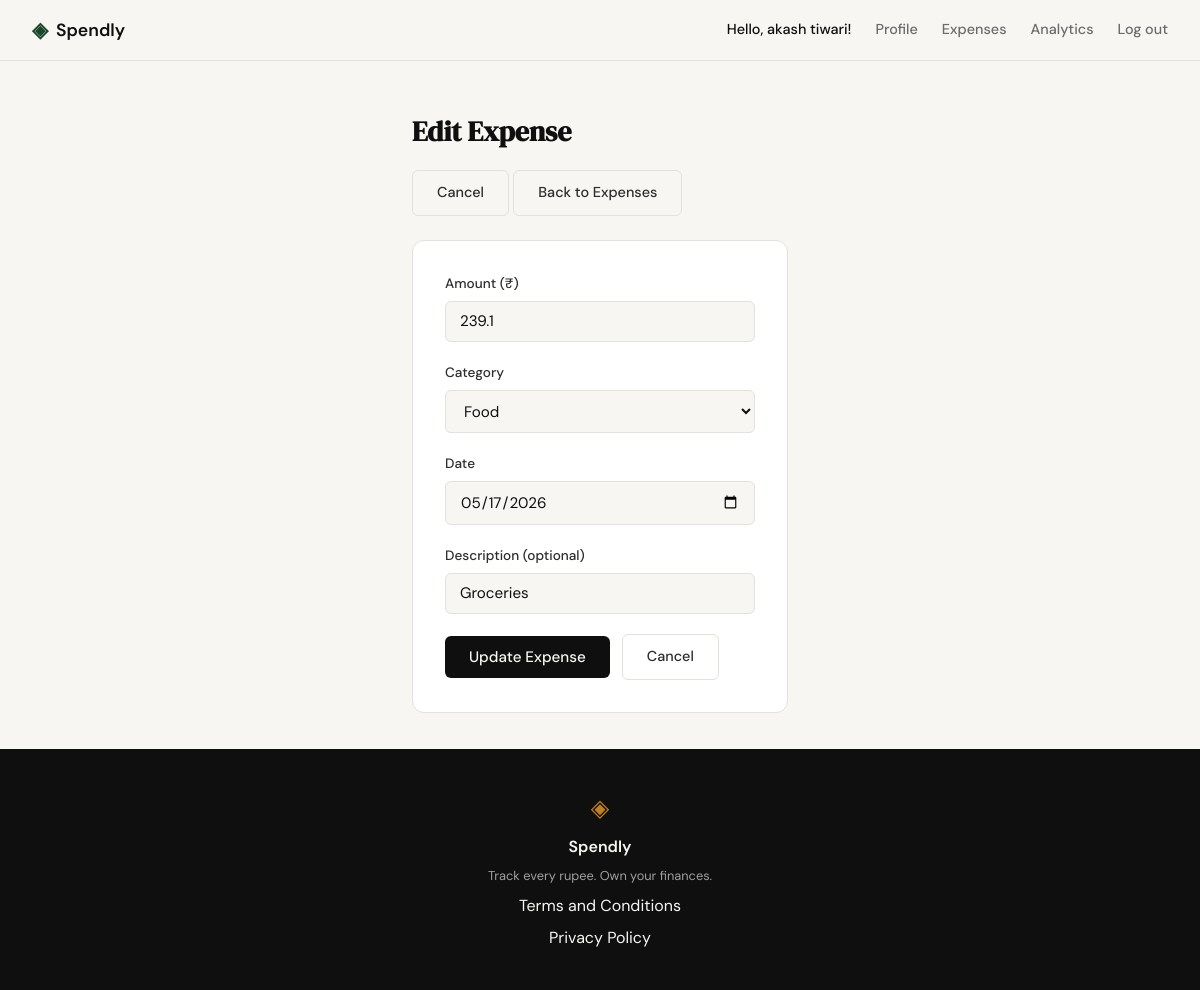
The page /expenses/16/edit (signed in) on the database its author committed.
### tables this page shows
CREATE TABLE expenses (
            id INTEGER PRIMARY KEY AUTOINCREMENT,
            user_id INTEGER NOT NULL,
            amount REAL NOT NULL,
            category TEXT NOT NULL,
            date TEXT NOT NULL,
            description TEXT,
            created_at TEXT DEFAULT CURRENT_TIMESTAMP,
            FOREIGN KEY (user_id) REFERENCES users (id) ON DELETE CASCADE
        );

### app.py (the view, shortened to what this page needs)
@app.route("/expenses/<int:id>/edit", methods=["GET", "POST"])
@login_required
def edit_expense(id):
    expense = get_expense_by_id_and_user(id, session['user_id'])
    if expense is None:
        flash("Expense not found.", "error")
        return redirect(url_for('expenses_index'))
    if request.method == "GET":
        return render_template("expenses/edit.html", expense=expense)

### app.py (called while the page is built)
def is_authenticated():
    return 'user_id' in session

def login_required(f):
    from functools import wraps
    @wraps(f)
    def decorated_function(*args, **kwargs):
        if not is_authenticated():
            flash('Please log in to access this page.', 'warning')
            return redirect(url_for('login'))
        return f(*args, **kwargs)
    return decorated_function

### database/db.py (called while the page is built)
def get_db():
    db = getattr(g, '_database', None)
    if db is None:
        database_path = current_app.config.get('DATABASE', DATABASE)
        db = g._database = sqlite3.connect(database_path)
        db.row_factory = sqlite3.Row
        db.execute("PRAGMA foreign_keys = ON")
    return db

def get_expense_by_id_and_user(expense_id, user_id):
    db = get_db()
    cursor = db.cursor()
    cursor.execute('''
        SELECT id, amount, category, date, description, created_at
        FROM expenses
        WHERE id = ? AND user_id = ?
    ''', (expense_id, user_id))
    return cursor.fetchone()

### templates/expenses/edit.html (shortened to what this page needs)
{% extends "base.html" %}
{% block content %}
<section class="expense-form-section">
    <div class="expense-form-header">
        <h1 class="expense-form-title">Edit Expense</h1>
        <div class="expense-form-actions">
            <a href="{{ url_for('expense_detail', id=expense.id) }}" class="btn-ghost">Cancel</a>
            <a href="{{ url_for('expenses_index') }}" class="btn-ghost">Back to Expenses</a>
        </div>
    </div>
    <form method="POST" action="{{ url_for('edit_expense', id=expense.id) }}" class="expense-form">
        <div class="form-group">
            <label for="amount">Amount (₹)</label>
            <input type="number"
                   id="amount"
                   name="amount"
                   step="0.01"
                   min="0.01"
                   value="{{ expense.amount }}"
                   class="form-input"
                   required>
        </div>
        <div class="form-group">
            <label for="category">Category</label>
            <select id="category" name="category" class="form-input" required>
                <option value="Food" {% if expense.category == 'Food' %}selected{% endif %}>Food</option>
            </select>
        </div>
        <div class="form-group">
            <label for="date">Date</label>
            <input type="date"
                   id="date"
                   name="date"
                   value="{{ expense.date }}"
                   class="form-input"
                   required>
        </div>
        <div class="form-group">
            <label for="description">Description (optional)</label>
            <input type="text"
                   id="description"
                   name="description"
                   value="{{ expense.description or '' }}"
                   class="form-input"
                   placeholder="Enter a brief description">
        </div>
        <div class="form-group">
            <button type="submit" class="btn-submit">Update Expense</button>
            <a href="{{ url_for('expense_detail', id=expense.id) }}" class="btn-ghost">Cancel</a>
        </div>
    </form>
</section>
{% endblock %}

### static/css/style.css (style rules this page uses)
:root { --ink: #0f0f0f; --ink-soft: #2d2d2d; --ink-muted: #6b6b6b; --ink-faint: #a0a0a0; --paper: #f7f6f3; --paper-warm: #f0ede6; --paper-card: #ffffff; --accent: #1a472a; --accent-light: #e8f0eb; --accent-2: #c17f24; --accent-2-light: #fdf3e3; --danger: #c0392b; --danger-light: #fdecea; --border: #e4e1da; --border-soft: #eeebe4; --font-display: 'DM Serif Display', Georgia, serif; --font-body: 'DM Sans', system-ui, sans-serif; --max-width: 1200px; --auth-width: 440px; --radius-sm: 6px; --radius-md: 12px; --radius-lg: 20px; }
*, *::before, *::after { box-sizing: border-box; margin: 0; padding: 0; }
html { font-size: 16px; scroll-behavior: smooth; }
body { background: var(--paper); color: var(--ink); font-family: var(--font-body); font-size: 1rem; line-height: 1.6; -webkit-font-smoothing: antialiased; }
a { color: inherit; text-decoration: none; }
.btn-ghost { display: inline-block; background: transparent; color: var(--ink-soft); padding: 0.65rem 1.5rem; border-radius: var(--radius-sm); font-size: 0.9rem; font-weight: 500; border: 1px solid var(--border); transition: all 0.2s; text-decoration: none; }
.form-group { margin-bottom: 1.25rem; }
.form-group label { display: block; font-size: 0.85rem; font-weight: 500; color: var(--ink-soft); margin-bottom: 0.4rem; }
.form-input { width: 100%; padding: 0.6rem 0.875rem; border: 1px solid var(--border); border-radius: var(--radius-sm); font-family: var(--font-body); font-size: 0.95rem; color: var(--ink); background: var(--paper); outline: none; transition: border-color 0.2s; }
.form-input::placeholder { color: var(--ink-faint); }
.btn-submit { width: 100%; padding: 0.7rem; background: var(--ink); color: var(--paper); border: none; border-radius: var(--radius-sm); font-family: var(--font-body); font-size: 0.95rem; font-weight: 500; cursor: pointer; transition: background 0.2s; margin-top: 0.5rem; }
.expense-form-section { max-width: var(--auth-width); margin: 3rem auto; padding: 0 2rem; }
.expense-form-header { display: flex; align-items: center; justify-content: space-between; gap: 1rem; margin-bottom: 1.5rem; flex-wrap: wrap; }
.expense-form-title { font-family: var(--font-display); font-size: 1.75rem; color: var(--ink); margin: 0; }
.expense-form { background: var(--paper-card); border: 1px solid var(--border); border-radius: var(--radius-md); padding: 2rem; }
.expense-form .form-group:last-child { display: flex; align-items: center; gap: 0.75rem; margin-bottom: 0; }
.expense-form .form-group:last-child .btn-submit { width: auto; flex: 0 0 auto; padding: 0.7rem 1.5rem; margin-top: 0; }
.expense-form .form-group:last-child .btn-ghost { width: auto; flex: 0 0 auto; }

### rows shown on the page
expenses: amount "239.1", category "Food", date "05/17/2026", description "Groceries"

### other values the page prints
{{ session.user_name }} "akash tiwari"
